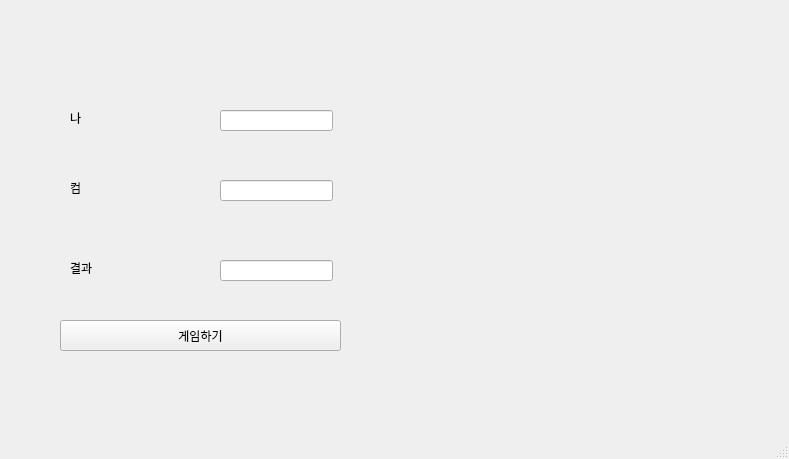
<?xml version="1.0" encoding="UTF-8"?>
<ui version="4.0">
 <class>MainWindow</class>
 <widget class="QMainWindow" name="MainWindow">
  <property name="geometry">
   <rect>
    <x>0</x>
    <y>0</y>
    <width>789</width>
    <height>459</height>
   </rect>
  </property>
  <property name="windowTitle">
   <string>MainWindow</string>
  </property>
  <widget class="QWidget" name="centralwidget">
   <widget class="QLabel" name="lbl_mine">
    <property name="geometry">
     <rect>
      <x>70</x>
      <y>110</y>
      <width>64</width>
      <height>15</height>
     </rect>
    </property>
    <property name="text">
     <string>나</string>
    </property>
   </widget>
   <widget class="QLabel" name="lbl_com">
    <property name="geometry">
     <rect>
      <x>70</x>
      <y>180</y>
      <width>64</width>
      <height>15</height>
     </rect>
    </property>
    <property name="text">
     <string>컴</string>
    </property>
   </widget>
   <widget class="QLabel" name="lbl_result">
    <property name="geometry">
     <rect>
      <x>70</x>
      <y>260</y>
      <width>64</width>
      <height>15</height>
     </rect>
    </property>
    <property name="text">
     <string>결과</string>
    </property>
   </widget>
   <widget class="QLineEdit" name="le_mine">
    <property name="geometry">
     <rect>
      <x>220</x>
      <y>110</y>
      <width>113</width>
      <height>21</height>
     </rect>
    </property>
   </widget>
   <widget class="QLineEdit" name="le_com">
    <property name="geometry">
     <rect>
      <x>220</x>
      <y>180</y>
      <width>113</width>
      <height>21</height>
     </rect>
    </property>
   </widget>
   <widget class="QLineEdit" name="le_result">
    <property name="geometry">
     <rect>
      <x>220</x>
      <y>260</y>
      <width>113</width>
      <height>21</height>
     </rect>
    </property>
   </widget>
   <widget class="QPushButton" name="pb">
    <property name="geometry">
     <rect>
      <x>60</x>
      <y>320</y>
      <width>281</width>
      <height>31</height>
     </rect>
    </property>
    <property name="text">
     <string>게임하기</string>
    </property>
   </widget>
  </widget>
  <widget class="QMenuBar" name="menubar">
   <property name="geometry">
    <rect>
     <x>0</x>
     <y>0</y>
     <width>789</width>
     <height>26</height>
    </rect>
   </property>
  </widget>
  <widget class="QStatusBar" name="statusbar"/>
 </widget>
 <resources/>
 <connections/>
</ui>
